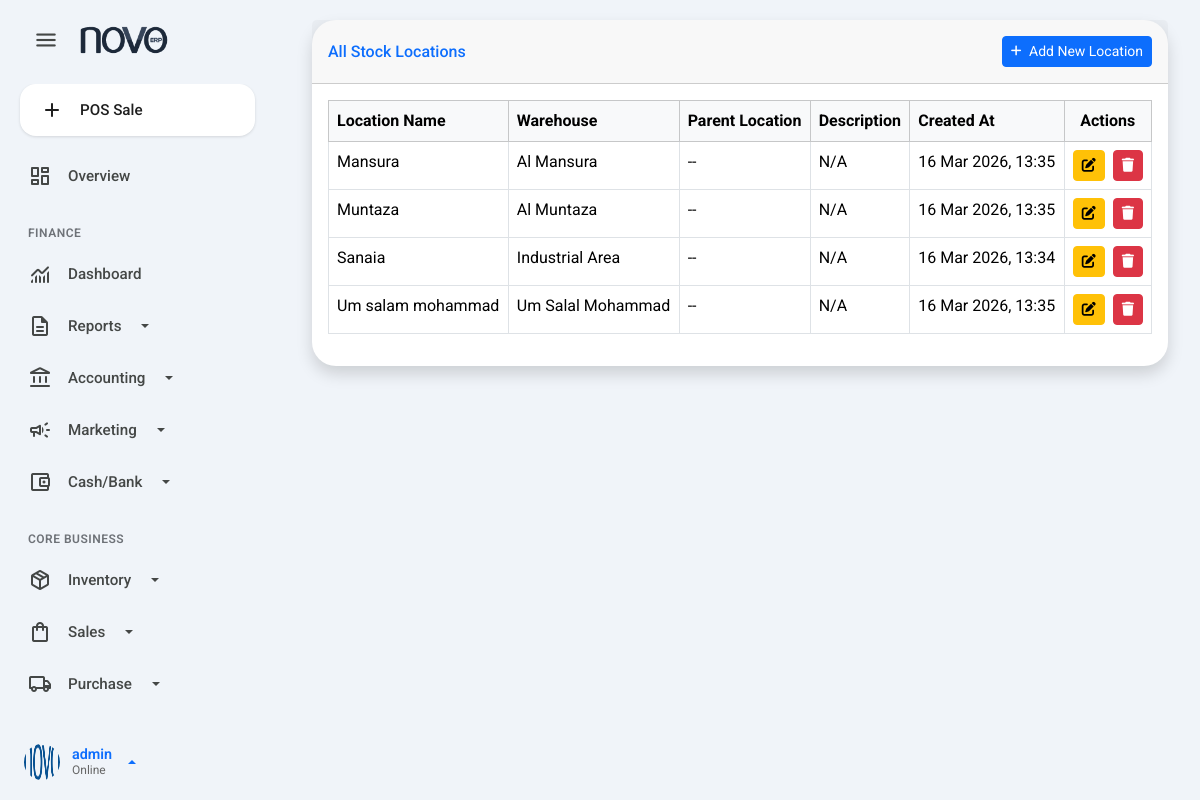
/stock/locations/ (signed in), run on the app's committed database.
### accounts/models.py (models this page shows, shortened)
class User(AbstractUser):
    warehouse = models.ForeignKey(
        Warehouse,
        on_delete=models.SET_NULL,
        null=True,
        blank=True,
        related_name='users'
    )
    phone = models.CharField(max_length=20, blank=True, null=True)
    max_discount_percentage = models.DecimalField(
        max_digits=5,
        decimal_places=2,
        default=Decimal('0.00'),
        help_text="Maximum percentage discount this user can provide."
    )
    objects = CustomUserManager()

### stock/models.py (models this page shows, shortened)
class Location(models.Model):
    name = models.CharField(max_length=100)
    warehouse = models.ForeignKey(Warehouse, on_delete=models.CASCADE, related_name='locations')
    parent_location = models.ForeignKey('self', on_delete=models.SET_NULL, null=True, blank=True, related_name='child_locations')
    description = models.TextField(blank=True, null=True)
    created_at = models.DateTimeField(auto_now_add=True)
    updated_at = models.DateTimeField(auto_now=True)
    class Meta:
        unique_together = ('name', 'warehouse', 'parent_location')
        db_table = 'inventory_location'

class Warehouse(models.Model):
    name = models.CharField(max_length=100, unique=True)
    address = models.TextField(blank=True, null=True)
    created_at = models.DateTimeField(auto_now_add=True)
    updated_at = models.DateTimeField(auto_now=True)
    class Meta:
        db_table = 'inventory_warehouse'

### stock/views.py (the view)
# urls.py: path('locations/', views.location_list, name='location_list'),
@login_required
@permission_required('stock.view_location', login_url='/admin/')
def location_list(request):
    locations = Location.objects.all().order_by('name')
    context = {'locations': locations, 'title': 'All Locations'}
    return render(request, 'stock/location_list.html', context)

### stock/templates/stock/location_list.html (shortened to what this page needs)
{% extends 'base.html' %}
{% load static %}
{% block content %}
<div class="container-fluid">
    <div class="card shadow mb-4">
        <div class="card-header py-3 d-flex flex-row align-items-center justify-content-between">
            <h6 class="m-0 font-weight-bold text-primary">All Stock Locations</h6>
            <a href="{% url 'stock:add_location' %}" class="btn btn-primary btn-sm">
                 Add New Location
            </a>
        </div>
        <div class="card-body">
            <div class="table-responsive">
                <table class="table table-bordered table-hover" width="100%" cellspacing="0">
                    <thead class="table-light">
                        <tr>
                            <th>Location Name</th>
                            <th>Warehouse</th>
                            <th>Parent Location</th>
                            <th>Description</th>
                            <th>Created At</th>
                            <th class="text-center">Actions</th>
                        </tr>
                    </thead>
                    <tbody>
                        {% for location in locations %}
                        <tr>
                            <td>{{ location.name }}</td>
                            <td>{{ location.warehouse.name|default:"N/A" }}</td>
                            <td>{{ location.parent_location.name|default:"--" }}</td>
                            <td>{{ location.description|truncatechars:50|default:"N/A" }}</td>
                            <td>{{ location.created_at|date:"d M Y, H:i" }}</td>
                            <td class="text-center">
                                <a href="{% url 'stock:edit_location' location.pk %}" class="btn btn-warning btn-sm me-1" title="Edit">
                                    <i class="fas fa-edit"></i>
                                </a>
                                <a href="{% url 'stock:delete_location' location.pk %}" class="btn btn-danger btn-sm" title="Delete">
                                    <i class="fas fa-trash"></i>
                                </a>
                            </td>
                        </tr>
                        {% empty %}
                        <tr>
                            <td colspan="6" class="text-center">No locations found.</td>
                        </tr>
                        {% endfor %}
                    </tbody>
                </table>
            </div>
        </div>
    </div>
</div>
{% endblock %}

### inventory_system/templates/base.html (shortened to what this page needs)
{% load static %}
<!DOCTYPE html>
<html lang="en">
<head>
    <link rel="stylesheet" href="https://cdnjs.cloudflare.com/ajax/libs/font-awesome/6.4.0/css/all.min.css">
    <link href="https://cdn.jsdelivr.net/npm/select2@4.1.0-rc.0/dist/css/select2.min.css" rel="stylesheet" />
    <link href="https://cdn.jsdelivr.net/npm/bootstrap@5.3.3/dist/css/bootstrap.min.css" rel="stylesheet">
    <link rel="stylesheet" href="{% static 'css/style.css' %}">
</head>
<body class="gemini-theme">
<div class="app-container">
    {% if user.is_authenticated %}
    <aside class="sidebar-nav" id="sidebar">
        <div class="sidebar-header">
            <button class="btn-menu-toggle" id="menuToggle">
                <span class="material-symbols-rounded">menu</span>
            </button>
            <a href="{% url 'dashboard' %}" class="brand-logo">
                <img src="{% static 'images/logo.png' %}" alt="Logo">
            </a>
        </div>
        <div class="sidebar-content">
            <ul class="sidebar-menu" id="accordionSidebar">
                <li class="mb-3 px-2">
                    <a href="{% url 'pos:pos_view' %}" class="btn-new-action">
                        <span class="material-symbols-rounded">add</span>
                        <span>POS Sale</span>
                    </a>
                </li>
                {% with user.groups.all|join:", " as user_groups %}
                {% if 'POS Sales Staff' in user_groups %}
                    <div class="menu-label">Point of Sale</div>
                    <li><a href="{% url 'pos:pos_view' %}"><span class="material-symbols-rounded">point_of_sale</span> <span>Terminal</span></a></li>
                    <li><a href="{% url 'products:product_list' %}"><span class="material-symbols-rounded">inventory_2</span> <span>Products</span></a></li>
                {% elif user.is_superuser %}
                    <li><a href="{% url 'dashboard' %}"><span class="material-symbols-rounded">dashboard</span> <span>Overview</span></a></li>
                    <div class="menu-label">Finance</div>
                    <li><a href="{% url 'finance:dashboard' %}"><span class="material-symbols-rounded">monitoring</span> <span>Dashboard</span></a></li>
                    <li>
                        <a href="#finReportsMenu" data-bs-toggle="collapse" class="dropdown-toggle">
                            <span class="material-symbols-rounded">description</span> <span>Reports</span>
                        </a>
                    </li>
                    <li>
                        <a href="#glMenu" data-bs-toggle="collapse" class="dropdown-toggle">
                            <span class="material-symbols-rounded">account_balance</span> <span>Accounting</span>
                        </a>
                    </li>
                    <li>
                        <a href="#marketingMenu" data-bs-toggle="collapse" class="dropdown-toggle">
                            <span class="material-symbols-rounded">campaign</span> <span>Marketing</span>
                        </a>
                    </li>
                    <li>
                        <a href="#bankingMenu" data-bs-toggle="collapse" class="dropdown-toggle">
                            <span class="material-symbols-rounded">account_balance_wallet</span> <span>Cash/Bank</span>
                        </a>
                    </li>
                    <div class="menu-label">Core Business</div>
                    <li>
                        <a href="#inventoryMenu" data-bs-toggle="collapse" class="dropdown-toggle">
                            <span class="material-symbols-rounded">package_2</span> <span>Inventory</span>
                        </a>
                    </li>
                    <li>
                        <a href="#salesMenu" data-bs-toggle="collapse" class="dropdown-toggle">
                            <span class="material-symbols-rounded">shopping_bag</span> <span>Sales</span>
                        </a>
                    </li>
                    <li>
                        <a href="#purchaseMenu" data-bs-toggle="collapse" class="dropdown-toggle">
                            <span class="material-symbols-rounded">local_shipping</span> <span>Purchase</span>
                        </a>
                    </li>
                    <div class="menu-label">System</div>
                {% endif %}
                {% endwith %}
            </ul>
        </div>
        <div class="sidebar-footer">
            <div class="user-profile dropdown dropup">
                <a href="#" class="d-flex align-items-center text-decoration-none dropdown-toggle" data-bs-toggle="dropdown" aria-expanded="false">
                    <img src="{% static 'images/default_avatar.png' %}" alt="User">
                    <div class="user-info">
                        <span class="user-name">{{ user.username }}</span>
                        <span class="user-role">Online</span>
                    </div>
                </a>
            </div>
        </div>
    </aside>
    {% endif %}
    <main class="main-content-wrapper">
        <div class="content-body">
            {% block content %}{% endblock %}
        </div>
    </main>
</div>
</body>
</html>

### static/css/style.css (style rules this page uses)
:root { --gem-bg-body: #F0F4F9; --gem-bg-surface: #FFFFFF; --gem-bg-sidebar: #F0F4F9; --gem-primary: #0B57D0; --gem-primary-soft: #D3E3FD; --gem-primary-text: #041E49; --gem-text-main: #1F1F1F; --gem-text-muted: #444746; --gem-border: #E0E3E7; --sidebar-width: 280px; --sidebar-collapsed-width: 80px; --radius-lg: 24px; }
body { background-color: var(--gem-bg-body); font-family: 'Roboto', 'Outfit', sans-serif; color: var(--gem-text-main); margin: 0; overflow-x: hidden; }
ul, li { list-style: none !important; padding: 0 !important; margin: 0 !important; }
.sidebar-nav { width: var(--sidebar-width); background-color: var(--gem-bg-sidebar); height: 100vh; position: fixed; top: 0; left: 0; z-index: 1000; display: flex; flex-direction: column; padding: 12px; transition: width 0.3s cubic-bezier(0.2, 0, 0, 1), transform 0.3s ease; }
.sidebar-header { display: flex; align-items: center; padding: 8px 12px 24px 12px; gap: 12px; height: 72px; }
.btn-menu-toggle { width: 44px; height: 44px; min-width: 44px; border-radius: 50% !important; border: none; background: transparent; color: var(--gem-text-muted); display: flex; align-items: center; justify-content: center; cursor: pointer; transition: background 0.2s; padding: 0; }
.btn-menu-toggle .material-symbols-rounded { font-size: 26px; }
.brand-logo { display: block; transition: opacity 0.2s, width 0.2s; white-space: nowrap; overflow: hidden; }
.brand-logo img { height: 28px; width: auto; }
.sidebar-content { flex: 1; overflow-y: auto; padding-right: 5px; }
.sidebar-menu a { display: flex; align-items: center; padding: 12px 16px; border-radius: 50px; color: var(--gem-text-muted); font-weight: 500; transition: all 0.2s ease; gap: 16px; font-size: 0.95rem; text-decoration: none; margin-bottom: 4px; }
.menu-label { font-size: 0.75rem; font-weight: 600; color: #6E7278; margin: 24px 0 8px 16px; text-transform: uppercase; letter-spacing: 0.5px; }
.btn-new-action { background-color: var(--gem-bg-surface) !important; box-shadow: 0 1px 3px rgba(0,0,0,0.12); color: var(--gem-text-main) !important; border-radius: 16px !important; padding: 14px 20px !important; }
.user-profile a { padding: 8px 12px; border-radius: 50px; gap: 12px; }
.user-profile img { width: 36px; height: 36px; border-radius: 50%; }
.user-info { display: flex; flex-direction: column; line-height: 1.2; }
.user-name { font-weight: 600; font-size: 0.9rem; }
.user-role { font-size: 0.75rem; color: #666; }
.main-content-wrapper { flex: 1; margin-left: var(--sidebar-width); padding: 20px; transition: margin-left 0.3s cubic-bezier(0.2, 0, 0, 1); max-width: 1600px; margin-right: auto; }
.card { background: var(--gem-bg-surface); border: none; border-radius: var(--radius-lg); box-shadow: 0 1px 2px rgba(0,0,0,0.05); }

### data on the page
User: username "admin"
Location: name "Mansura", warehouse.name "Al Mansura", parent_location.name "--", description "N/A", created_at "16 Mar 2026, 13:35"
Location: name "Muntaza", warehouse.name "Al Muntaza", parent_location.name "--", description "N/A", created_at "16 Mar 2026, 13:35"
Location: name "Sanaia", warehouse.name "Industrial Area", parent_location.name "--", description "N/A", created_at "16 Mar 2026, 13:34"
Location: name "Um salam mohammad", warehouse.name "Um Salal Mohammad", parent_location.name "--", description "N/A", created_at "16 Mar 2026, 13:35"
